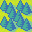

Below is a game level as drawn by its tile map, then a one-line description and the .tmx file that defines it, in full:
An orthogonal 2x2 tile map with 16x16 px tiles, 1 tile layer (Tile Layer 1).

<map version="1.5" tiledversion="1.7.2" orientation="orthogonal" renderorder="right-down" width="2" height="2" tilewidth="16" tileheight="16" infinite="0" nextlayerid="2" nextobjectid="1">
 <tileset firstgid="1" name="aw2.png" tilewidth="16" tileheight="16" tilecount="512" columns="32">
  <image source="aw2.png" trans="ffffff" width="512" height="256" />
 </tileset>
 <layer id="1" name="Tile Layer 1" width="2" height="2">
  <data>
   <tile gid="38" />
   <tile gid="40" />
   <tile gid="102" />
   <tile gid="104" />
  </data>
 </layer>
</map>
